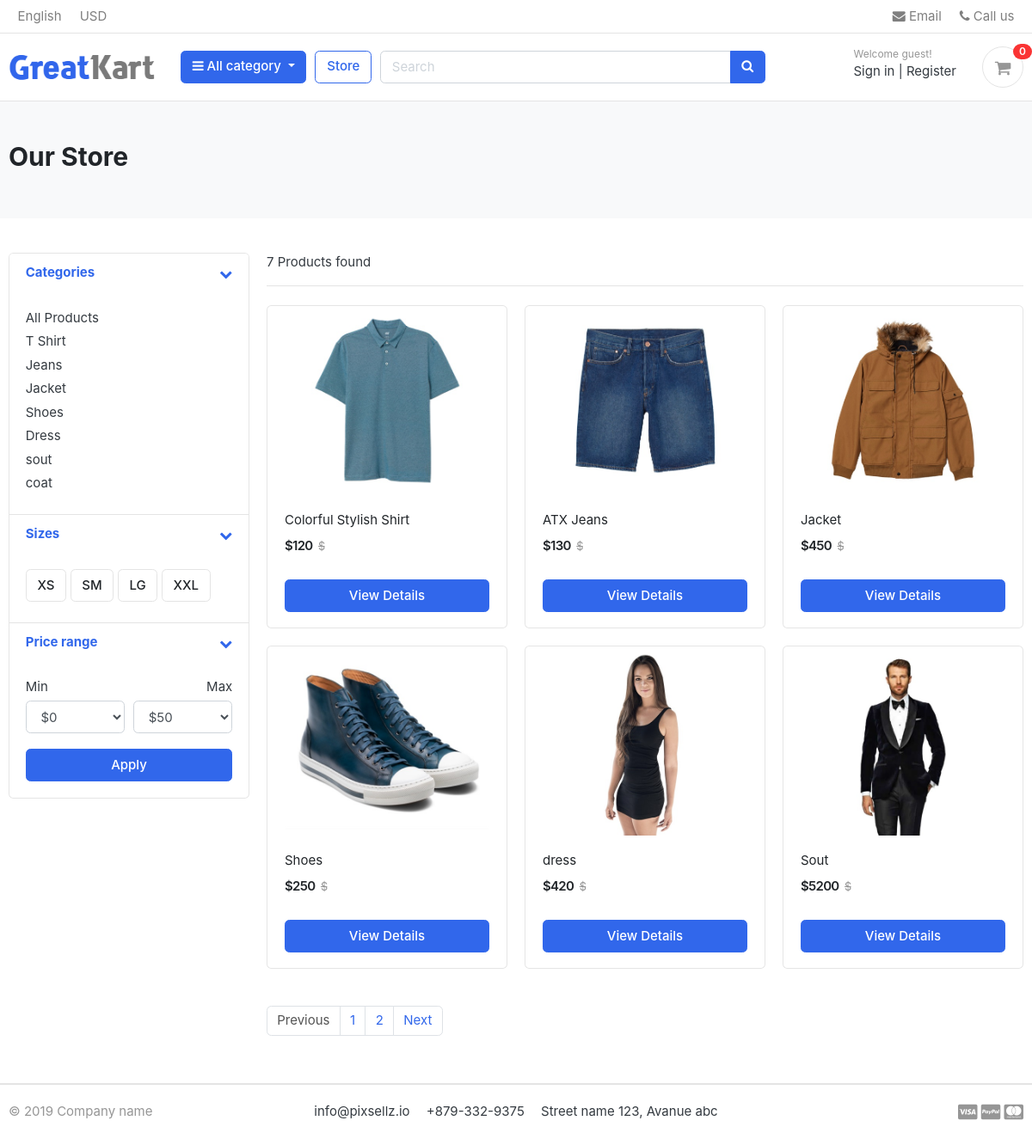
/store/, run on the app's committed database.
### category/models.py (models this page shows)
class Category(models.Model):
    name = models.CharField(unique=True, max_length=50)
    slug = models.SlugField(unique=True, max_length=100)
    description = models.TextField( max_length=2000 , blank=True)
    image = models.ImageField( upload_to='cat_img' , blank=True)
    def get_url(self):
        return reverse('store:product_by_category',args=[self.slug])
    def __str__(self):
        return str(self.name)

### store/models.py (models this page shows)
class Product(models.Model):
    name = models.CharField( max_length=50 , unique=True)
    slug = models.SlugField(max_length=50 , unique=True)
    description = models.TextField( max_length=2000 , blank=True)
    image = models.ImageField( upload_to='product_img')
    price = models.IntegerField()
    stock = models.IntegerField()
    is_available = models.BooleanField(default=True)
    category = models.ForeignKey("category.Category", verbose_name=("category product"), on_delete=models.CASCADE)
    created_at = models.DateTimeField(auto_now_add=True)
    modified_date = models.DateField( auto_now=True)
    def get_absolute_url(self):
        return reverse("store:product_detail", args=[self.category.slug ,self.slug])
    def __str__(self):
        return self.name

### store/views.py (the view)
# urls.py: path('store/' , include('store.urls' , namespace='store')),
def store(request , category_slug=None):
    categories = None
    product = None
    if category_slug != None :
        categories = get_object_or_404(Category , slug = category_slug )
        product = Product.objects.filter(category=categories,is_available=True)
        paginator = Paginator(product,6)
        page = request.GET.get('page')
        paged_product = paginator.get_page(page)
        product_count = product.count()
    else:
        product = Product.objects.all().filter(is_available=True).order_by('id')
        paginator = Paginator(product,6)
        page = request.GET.get('page')
        paged_product = paginator.get_page(page)
        product_count = product.count()
    context = {
        'product' : paged_product ,
        'product_count' : product_count
    }
    return render(request , 'store/store.html',context)

### carts/context_processors.py (called while the page is built)
def counter(request):
    cart_count = 0
    if 'admin' in request.path:
        return{}
    else :
        try :
            cart = Cart.objects.filter(cart_id=_cart_id(request))
            if request.user.is_authenticated:
                cart_items = CartItem.objects.all().filter(user=request.user)
            else :
                cart_items = CartItem.objects.all().filter(cart=cart[:1])
            for cart_item in cart_items:
                cart_count+=cart_item.quantity
        except Cart.DoesNotExist:
            cart_count=0
    return dict(cart_count=cart_count)

### carts/views.py (called while the page is built)
def _cart_id(request):
    cart = request.session.session_key
    if not cart:
        cart = request.session.create()
    return cart

### category/context_processor.py (called while the page is built)
def menu_links(request):
    links = Category.objects.all()
    return dict(links=links)

### store/templates/store/store.html (shortened to what this page needs)
{% extends 'base.html' %}
{% load static %}
{% block body %}
<section class="section-pagetop bg">
    <div class="container">
        {% if 'search' in request.path %}
        <h2 class="title-page"> Search Result</h2>
        {% else %}
        <h2 class="title-page">Our Store</h2>
        {% endif %}
    </div>
</section>
<section class="section-content padding-y">
    <div class="container">
        <div class="row">
            <aside class="col-md-3">
                <div class="card">
                    <article class="filter-group">
                        <header class="card-header">
                            <a href="#" data-toggle="collapse" data-target="#collapse_1" aria-expanded="true" class="">
                                <i class="icon-control fa fa-chevron-down"></i>
                                <h6 class="title">Categories</h6>
                            </a>
                        </header>
                        <div class="filter-content collapse show" id="collapse_1" style="">
                            <div class="card-body">
                                <ul class="list-menu">
                                    <li><a href="{% url 'store:store'%}">All Products </a></li>
                                    {% for category in links %}
                                    <li><a href="{{category.get_url}}">{{category}} </a></li>
                                    {% endfor %}
                                </ul>
                            </div>
                        </div>
                    </article>
                    <article class="filter-group">
                        <header class="card-header">
                            <a href="#" data-toggle="collapse" data-target="#collapse_4" aria-expanded="true" class="">
                                <i class="icon-control fa fa-chevron-down"></i>
                                <h6 class="title">Sizes </h6>
                            </a>
                        </header>
                        <div class="filter-content collapse show" id="collapse_4" style="">
                            <div class="card-body">
                                <label class="checkbox-btn">
                                    <span class="btn btn-light"> XS </span>
                                </label>
                                <label class="checkbox-btn">
                                    <span class="btn btn-light"> SM </span>
                                </label>
                                <label class="checkbox-btn">
                                    <span class="btn btn-light"> LG </span>
                                </label>
                                <label class="checkbox-btn">
                                    <span class="btn btn-light"> XXL </span>
                                </label>
                            </div>
                        </div>
                    </article>
                    <article class="filter-group">
                        <header class="card-header">
                            <a href="#" data-toggle="collapse" data-target="#collapse_3" aria-expanded="true" class="">
                                <i class="icon-control fa fa-chevron-down"></i>
                                <h6 class="title">Price range </h6>
                            </a>
                        </header>
                        <div class="filter-content collapse show" id="collapse_3" style="">
                            <div class="card-body">
                                <div class="form-row">
                                    <div class="form-group col-md-6">
                                        <label>Min</label>
                                        <select class="mr-2 form-control">
                                            <option value="0">$0</option>
                                        </select>
                                    </div>
                                    <div class="form-group text-right col-md-6">
                                        <label>Max</label>
                                        <select class="mr-2 form-control">
                                            <option value="50">$50</option>
                                        </select>
                                    </div>
                                </div>
                                <button class="btn btn-block btn-primary">Apply</button>
                            </div>
                        </div>
                    </article>
                </div>
            </aside>
            <main class="col-md-9">
                <header class="border-bottom mb-4 pb-3">
                    <div class="form-inline">
                        <span class="mr-md-auto">{{product_count}} Products found </span>
                    </div>
                </header>
                <div class="row">
                    {% if product %}
                    {% for product in product %}
                    <div class="col-md-4">
                        <figure class="card card-product-grid">
                            <div class="img-wrap">
                                <img src="{{product.image.url}}">
                            </div>
                            <figcaption class="info-wrap">
                                <div class="fix-height">
                                    <a href="{{product.get_absolute_url}}" class="title">{{product}}</a>
                                    <div class="price-wrap mt-2">
                                        <span class="price">${{product.price}}</span>
                                        <del class="price-old">$</del>
                                    </div>
                                </div>
                                <a href="{{product.get_absolute_url}}" class="btn btn-block btn-primary">View Details
                                </a>
                            </figcaption>
                        </figure>
                    </div>
                    {% endfor %}
                    {% else %}
                    <div>
                        <h2>Nothing Found , PLS Try Again</h2>
                    </div>
                    {% endif %}
                </div>
                <nav class="mt-4" aria-label="Page navigation sample">
                    {% if product.has_other_pages %}
                    <ul class="pagination">
                        {% if product.has_previous %}
                        <li class="page-item "><a class="page-link"
                                href="?page={{product.previous_page_number}}">Previous</a></li>
                        {% else %}
                        <li class="page-item disabled"><a class="page-link" href="#">Previous</a></li>
                        {% endif %}
                        {% for i in product.paginator.page_range  %}
                            {% if product.numper == i %}
                                <li class="page-item active"><a class="page-link" >{{i}}</a></li>
                            {% else %}
                                <li class="page-item "><a class="page-link" href="?page={{i}}">{{i}}</a></li>
                            {% endif %}
                        {% endfor %}
                        {% if product.has_next %}
                        <li class="page-item"><a class="page-link" href="?page={{product.next_page_number}}">Next</a></li>
                        {% else %}
                        <li class="page-item disabled"><a class="page-link" href="#">Next</a></li>
                        {% endif %}
                    </ul>
                    {% endif %}
                </nav>
            </main>
        </div>
    </div>
</section>
{% endblock body %}

### static/css/ui.css (style rules this page uses)
html { font-family: "Inter", sans-serif; font-size: 15px; }
.img-wrap { text-align: center; display: block; }
.img-wrap img { max-width: 100%; }
.price-wrap { letter-spacing: -0.7px; }
.padding-y { padding-top: 40px; padding-bottom: 40px; }
figure { margin-bottom: 0; }
article:after, .form-group:after { display: block; clear: both; content: ""; }
.bg { background-color: #f8f9fa; }
.title-page { color: #212529; }
.btn-light { background-color: #fff; border-color: #e4e4e4; }
[class*=list-] li:after { visibility: hidden; display: block; content: ""; overflow: hidden; height: 0; clear: both; }
.list-menu { list-style: none; margin: 0; padding-left: 0; }
.list-menu li { margin-bottom: 5px; }
.list-menu a { color: #343a40; }
[class*=card-product] a.title { color: #212529; display: block; }
[class*=card-product] .img-wrap { overflow: hidden; position: relative; }
[class*=card-product] .img-wrap img { height: 100%; max-width: 100%; width: auto; display: inline-block; -o-object-fit: cover; object-fit: cover; }
.card-product-grid { margin-bottom: 20px; }
.card-product-grid .img-wrap { border-radius: 0.2rem 0.2rem 0 0; height: 220px; }
.card-product-grid .info-wrap { overflow: hidden; padding: 18px 20px; }
.card-product-grid .fix-height { height: 80px; overflow: hidden; }
.card .img-wrap { overflow: hidden; }
.price { font-weight: 600; color: #212529; }
.price-old { color: #969696; margin-left: 3px; font-size: 85%; }
.icon-control { margin-top: 5px; float: right; font-size: 80%; }
.card-header .title { margin-bottom: 0; line-height: 1.5; }
.filter-group { border-bottom: 1px solid #e4e4e4; }
.filter-group .card-header { border-bottom: 0; }
.filter-group:last-child { border-bottom: 0; }
.checkbox-btn { position: relative; }
.section-pagetop { padding: 45px 0; }

### data on the page
Category: name "T Shirt"
Category: name "Jeans"
Category: name "Jacket"
Category: name "Shoes"
Category: name "Dress"
Category: name "sout"
Category: name "coat"
Product: image (picture), name "Colorful Stylish Shirt", price "120"
Product: image (picture), name "ATX Jeans", price "130"
Product: image (picture), name "Jacket", price "450"
Product: image (picture), name "Shoes", price "250"
Product: image (picture), name "dress", price "420"
Product: image (picture), name "Sout", price "5200"

### other printed values
{{ cart_count }} "0"
{{ product_count }} "7"
{{ i }} "1" "2"
